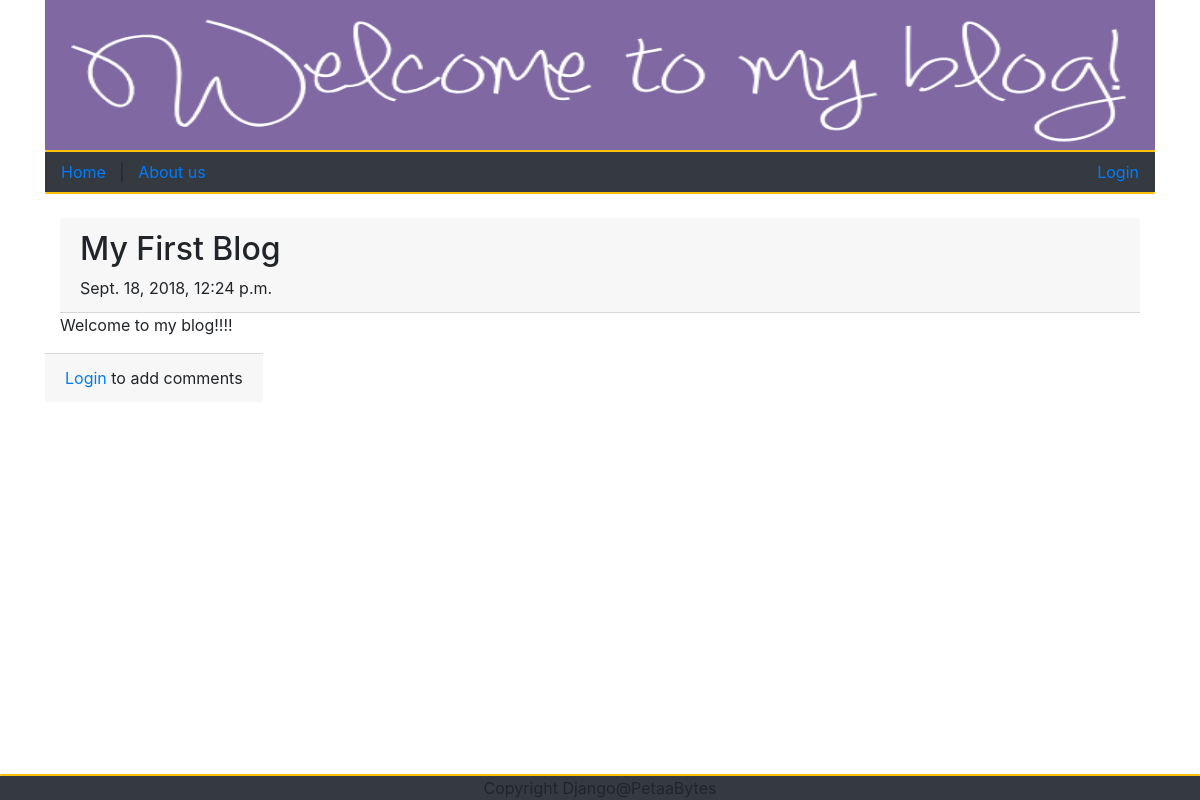
/post/1/, run on an earlier commit of the app's database.
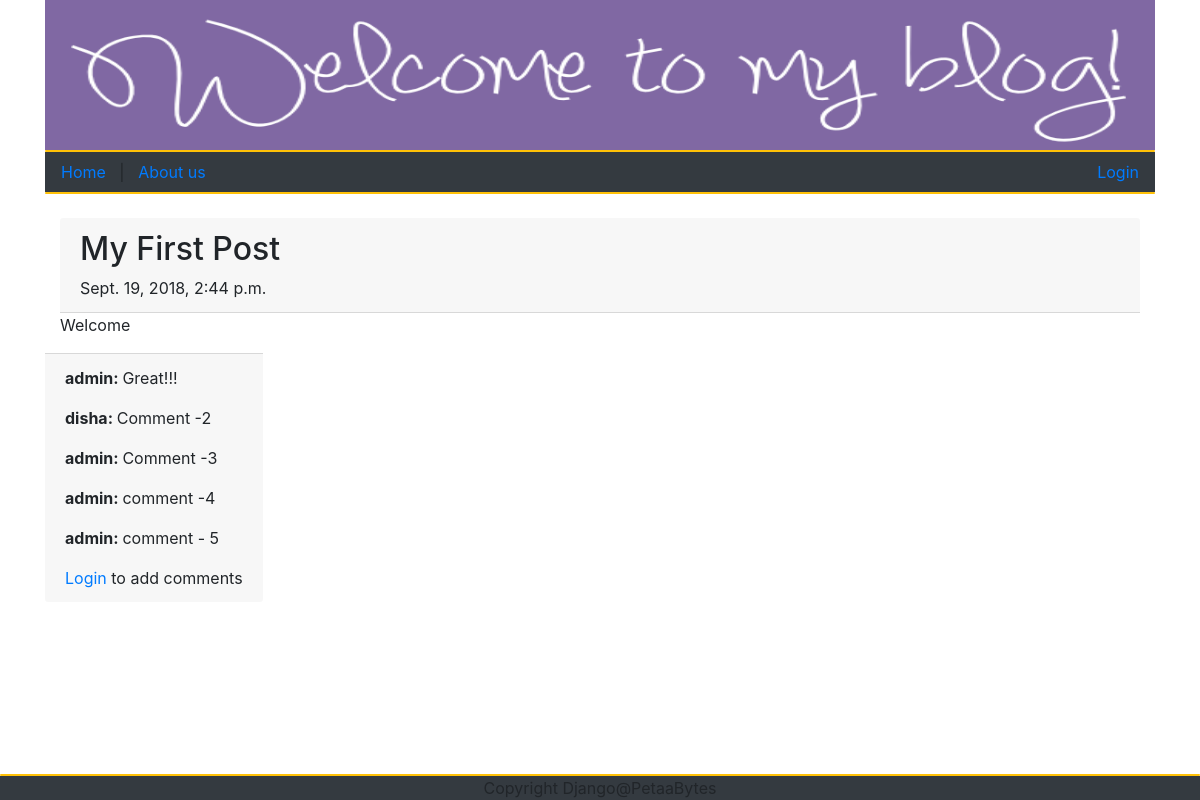
And on a later commit of the database.
### blog/models.py (models this page shows, shortened)
class Post(models.Model):
    author = models.ForeignKey('accounts.CustomUser', on_delete=models.CASCADE)
    title = models.CharField(max_length=200)
    text = models.TextField()
    created_date = models.DateTimeField(default=timezone.now)

class Comment(models.Model):
    post = models.ForeignKey(Post, on_delete=models.CASCADE, related_name="comments")
    comment = models.CharField(max_length=140)
    author = models.ForeignKey('accounts.CustomUser', on_delete=models.CASCADE)
    def __str__(self):
        return self.comment

### accounts/models.py (models this page shows, shortened)
class CustomUser(AbstractUser):
    gender = models.CharField(max_length=10)
    dob = models.DateField(blank=True, null=True)
    age = models.PositiveIntegerField(default=0)

### blog/views.py (the view, shortened to what this page needs)
# urls.py: path('post/<int:pk>/', views.PostDetailView.as_view(), name='detailview'),
class PostDetailView(DetailView, CreateView):
    model = Post
    template_name = 'detailview.html'
    form_class = CommentForm

### blog/templates/detailview.html (shortened to what this page needs)
{% extends 'base.html' %}
{% load crispy_forms_tags %}
{% block base%}
<div class="content container">
    <div class="row">
        <div class="card col-md-12 border-right-0 border-left-0 border-top-0 border-bottom-0">
            <div class="card-header">
                <h2>{{ post.title }}</h2>
                {{ post.created_date }}
            </div>
            <p>{{ post.text}}</p>
        </div>
        <div class="card-footer">
            {% for comment in post.comments.all %}
            <p>
                <span class="font-weight-bold">{{ comment.author }}: </span>
                {{ comment }}
            </p>
            {% endfor %}
            {% if user.is_authenticated %}
            <form method="post">{% csrf_token %}
                {{ form|crispy }}
                <button type="submit" class="btn btn-sm">Submit</button>
            </form>
            {%else%}
            <a href="{% url 'login' %}">Login</a> to add comments
            {% endif%}
        </div>
    </div>
</div>
</div>
<br><br>
{% endblock %}

### templates/base.html (shortened to what this page needs)
{% extends 'scripts.html' %}
{% load static %}
{% block scripts_content %}
<div class="content container">
    <div class="page-header">
        <img src="{% static 'media/headerimg.png' %}" width="1110" height="150"/>
        <div class="progress" style="height: 2px">
            <div class="progress-bar bg-warning" style="width:100%; height: 5px"></div>
        </div>
        <nav class="navbar navbar-expand bg-dark navbar-dark">
            <div class="container justify-content-md-start">
                <ul class="navbar-nav">
                    <a href="{% url 'listposts' %}"> Home</a>
                    &nbsp;&nbsp;&nbsp;|&nbsp;&nbsp;&nbsp;
                    <a href="{% url 'aboutpage' %}"> About us</a>
                </ul>
            </div>
            <div class="container justify-content-md-end">
                <ul class="navbar-nav">
                    {% if user.is_authenticated %}
                    <li class="nav-item dropdown">
                        <a class="nav-link dropdown-toggle" href="#" id="navbardrop" data-toggle="dropdown"> Hello
                            {{user.username}}</a>
                        <div class="dropdown-menu">
                            <a class="dropdown-item" href="{% url 'password_change' %}">Change Password</a>
                            <a class="dropdown-item" href="{% url 'logout' %}">logout</a>
                        </div>
                    </li>
                    {% else %}
                    <a href="{% url 'login' %}">Login</a>
                    {% endif %}
                </ul>
            </div>
        </nav>
    </div>
    <div class="progress" style="height: 2px">
        <div class="progress-bar bg-warning" style="width:100%"></div>
    </div>
    <br>
    {% block base%}
    {% endblock%}
    <div class="fixed-bottom" align="center">
        <div class="progress" style="height: 2px">
            <div class="progress-bar bg-warning" style="width:100%; height: 5px"></div>
        </div>
        <div class="bg-dark">
            Copyright Django@PetaaBytes
        </div>
    </div>
{% endblock %}

### templates/scripts.html (shortened to what this page needs)
{% load static %}
<html>
<head>
    <link rel="stylesheet" href="https://maxcdn.bootstrapcdn.com/bootstrap/4.1.3/css/bootstrap.min.css">
    <link rel="stylesheet" href="{% static 'css/base.css' %}">
</head>
<body>
{% block scripts_content %}
{% endblock %}
</body>
</html>

What changed in the data, as far as the page shows it:
changed Post: title "My First Blog" → "My First Post"; created_date "Sept. 18, 2018, 12:24 p.m." → "Sept. 19, 2018, 2:44 p.m."; text "Welcome to my blog!!!!" → "Welcome"
added Comment: author "admin", comment "Great!!!"
added Comment: author "disha", comment "Comment -2"
added Comment: author "admin", comment "Comment -3"
added Comment: author "admin", comment "comment -4"
added Comment: author "admin", comment "comment - 5"
